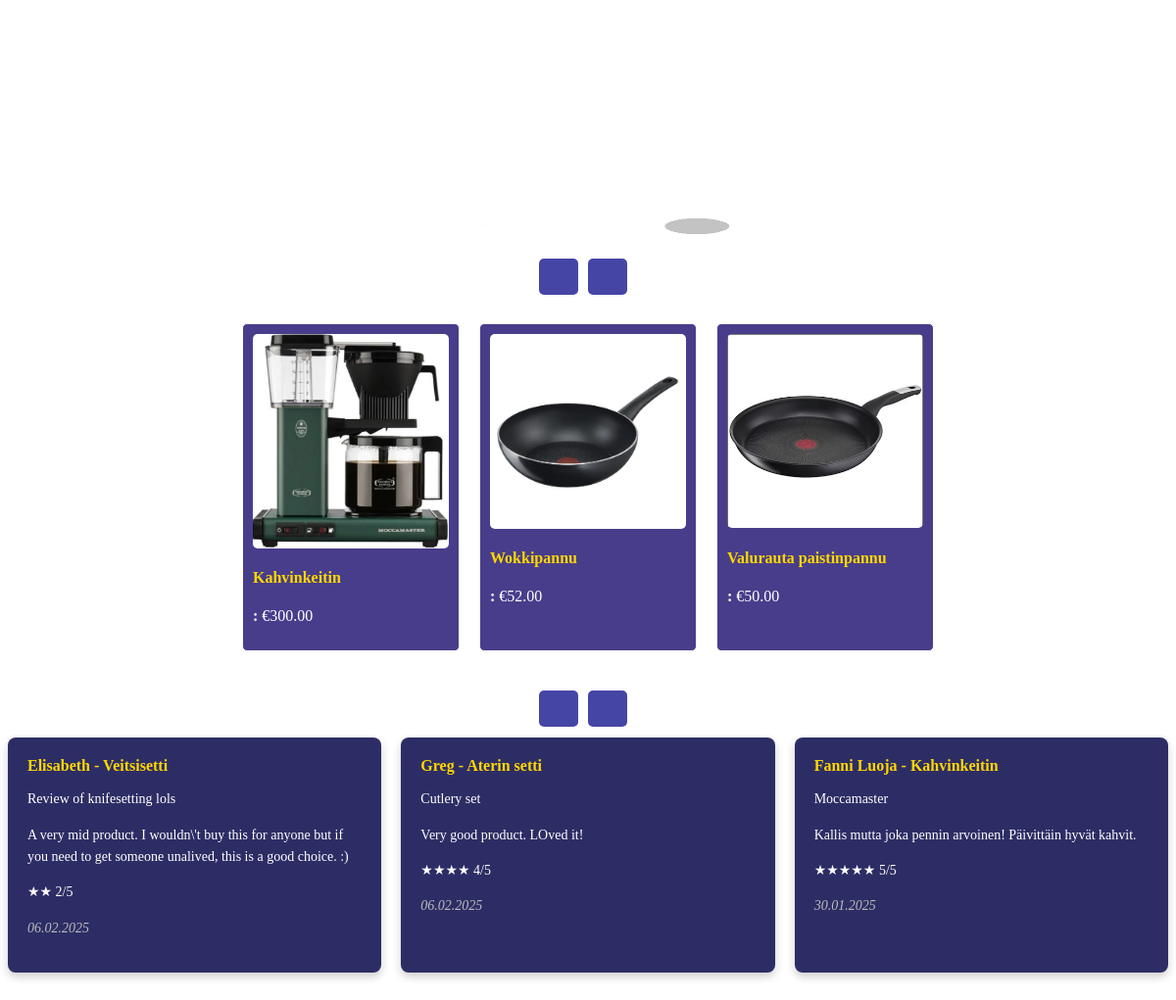
Page /etusivu.php on the committed database.
### tables this page shows
CREATE TABLE `tuotteet` (
  `id` int(11) NOT NULL,
  `nimi` varchar(255) NOT NULL,
  `nimi_en` varchar(255) DEFAULT NULL,
  `kuvaus` text DEFAULT NULL,
  `kuvaus_en` text DEFAULT NULL,
  `hinta` decimal(10,2) NOT NULL,
  `kuva` varchar(255) DEFAULT NULL,
  `varastomäärä` int(11) DEFAULT NULL
);

CREATE TABLE `arvostelut` (
  `id` int(11) NOT NULL,
  `tuote_id` int(11) NOT NULL,
  `nimi` varchar(255) NOT NULL,
  `sähköposti` varchar(255) NOT NULL,
  `otsikko` varchar(255) NOT NULL,
  `kommentti` text NOT NULL,
  `tähtiarvostelu` int(1) NOT NULL,
  `luotu` timestamp NOT NULL DEFAULT current_timestamp(),
  `arvosana` int(11) DEFAULT 0,
  `kieli` enum('fi','en') NOT NULL DEFAULT 'fi'
);

### etusivu.php (the view, shortened to what this page needs)
<?php
$lang = $_SESSION['lang'] ?? 'fi';
$conn = new mysqli(DB_HOST, DB_USER, DB_PASSWORD, DB_DATABASE);
$products = [];
$productNameColumn = ($lang === 'en') ? 'nimi_en' : 'nimi';
$productDescriptionColumn = ($lang === 'en') ? 'kuvaus_en' : 'kuvaus';
$sql = "SELECT id, $productNameColumn AS nimi, $productDescriptionColumn AS kuvaus, hinta, kuva, varastomäärä FROM tuotteet ORDER BY id DESC LIMIT 3";
$result = $conn->query($sql);
if ($result && $result->num_rows > 0) {
    while ($row = $result->fetch_assoc()) {
        $products[] = $row;
    }
}
$conn = new mysqli(DB_HOST, DB_USER, DB_PASSWORD, DB_DATABASE);
$reviews = [];
$sql = "SELECT r.id, r.nimi, r.otsikko, r.kommentti, r.tähtiarvostelu, r.luotu, t.$productNameColumn AS tuote_nimi
        FROM arvostelut r
        JOIN tuotteet t ON r.tuote_id = t.id
        ORDER BY r.luotu DESC LIMIT 3";
$result = $conn->query($sql);
if ($result && $result->num_rows > 0) {
    while ($row = $result->fetch_assoc()) {
        $reviews[] = $row;
    }
}
?>
<div style="text-align: center; color: white;">
    <br> <br>
    <img src="kuvat/KGiconi.png" alt="KG" class="KG">
    <?php if (!isset($_SESSION['loggedin']) || $_SESSION['loggedin'] !== true): ?>
        <a style="margin-right: 10px;" id="login-btn" class="edit-btn" href="index.php?page=login-form">
        </a>
        <a class="edit-btn" id="register-btn" href="index.php?page=register-form">
        </a>
    <?php endif; ?>
    <br><br>
    <div style="display: flex; justify-content: center; gap: 20px;">
        <?php if (!empty($products)): ?>
            <?php foreach ($products as $product): ?>
                <div class="product" onclick="showPopup(<?= $product['id'] ?>,
                                    '<?= htmlspecialchars($product['nimi']) ?>',
                                    '<?= htmlspecialchars($product['kuvaus']) ?>',
                                    '<?= htmlspecialchars($product['kuva']) ?>',
                                    '<?= $product['hinta'] ?>',
                                    '<?= $product['varastomäärä'] ?>')">
                    <img src="<?= htmlspecialchars($product['kuva']) ?>" alt="<?= htmlspecialchars($product['nimi']) ?>"
                        style="width: 100%; height: auto; border-radius: 5px;">
                    <h4 style="color: gold;"><?= htmlspecialchars($product['nimi']) ?></h4>
                    <p><strong><?= $current_lang['price']; ?>:</strong> €<?= number_format($product['hinta'], 2) ?></p>
                </div>
            <?php endforeach; ?>
        <?php else: ?>
            <p><?= $current_lang['no_products']; ?></p>
        <?php endif; ?>
    </div>
</div>
<div style="text-align: center; color: white; margin-top: 50px;">
    <a class="edit-btn" href="index.php?page=lisaaArvostelu">
        <?= $current_lang['leaveReview']; ?></a>
    <a class="edit-btn" id="register-btn" href="index.php?page=arvosteluSivu">
        <?= $current_lang['read_reviews']; ?></a>
    <div class="reviews-container">
        <?php if (!empty($reviews)): ?>
            <?php foreach ($reviews as $review): ?>
                <div class="review">
                    <h4><?= htmlspecialchars($review['nimi']) ?> - <?= htmlspecialchars($review['tuote_nimi']) ?></h4>
                    <p> <?= htmlspecialchars($review['otsikko']) ?>
                    </p>
                    <p><strong><a><?= $current_lang['review']; ?></a></strong> <?= htmlspecialchars($review['kommentti']) ?></p>
                    <p><strong><a><?= $current_lang['stars']; ?></a></strong> <?= str_repeat("★", $review['tähtiarvostelu']) ?>
                        <?= $review['tähtiarvostelu'] ?>/5
                    </p>
                    <p><em><?= $current_lang['publish_date']; ?><?= date('d.m.Y', strtotime($review['luotu'])) ?></em></p>
                </div>
            <?php endforeach; ?>
        <?php else: ?>
            <p><?= $current_lang['no_reviews']; ?></p>
        <?php endif; ?>
    </div>

### etusivu.php (style rules this page uses)
.product { border: 1px solid white; padding: 10px; border-radius: 5px; width: 200px; text-align: left; background-color: darkslateblue; cursor: pointer; transition: transform 0.3s, background-color 0.3s; }
.reviews-container { display: flex; justify-content: space-between; gap: 20px; flex-wrap: wrap; padding: 20px 0; max-width: 1200px; margin: 0 auto; }
.review { background-color: #2d2d66; color: white; padding: 20px; border-radius: 8px; box-shadow: 0 4px 10px rgba(0, 0, 0, 0.2); text-align: left; flex: 1 1 30%; box-sizing: border-box; margin-bottom: 20px; transition: all 0.3s ease; }
.review h4 { color: gold; margin: 0; }
.review p { font-size: 14px; line-height: 1.6; }
.review em { color: #bbb; }
.edit-btn { margin-right: 10px; background-color: #4545a6; color: white; padding: 10px 20px; text-decoration: none; border-radius: 5px; font-size: 16px; transition: background-color 0.3s ease; }
.KG { width: 300px; }

### rows in the picture
tuotteet: kuva (picture), nimi "Kahvinkeitin", hinta "300.00"
tuotteet: kuva (picture), nimi "Wokkipannu", hinta "52.00"
tuotteet: kuva (picture), nimi "Valurauta paistinpannu", hinta "50.00"
arvostelut: nimi "Elisabeth", tuote.nimi "Veitsisetti", otsikko "Review of knifesetting lols", kommentti "A very mid product. I wouldn\\'t buy this for anyone but if you need to get someone unalived, this is a good choice. :)", tähtiarvostelu "★★", tähtiarvostelu "2", luotu "06.02.2025"
arvostelut: nimi "Greg", tuote.nimi "Aterin setti", otsikko "Cutlery set", kommentti "Very good product. LOved it!", tähtiarvostelu "★★★★", tähtiarvostelu "4", luotu "06.02.2025"
arvostelut: nimi "Fanni Luoja", tuote.nimi "Kahvinkeitin", otsikko "Moccamaster", kommentti "Kallis mutta joka pennin arvoinen! Päivittäin hyvät kahvit.", tähtiarvostelu "★★★★★", tähtiarvostelu "5", luotu "30.01.2025"
